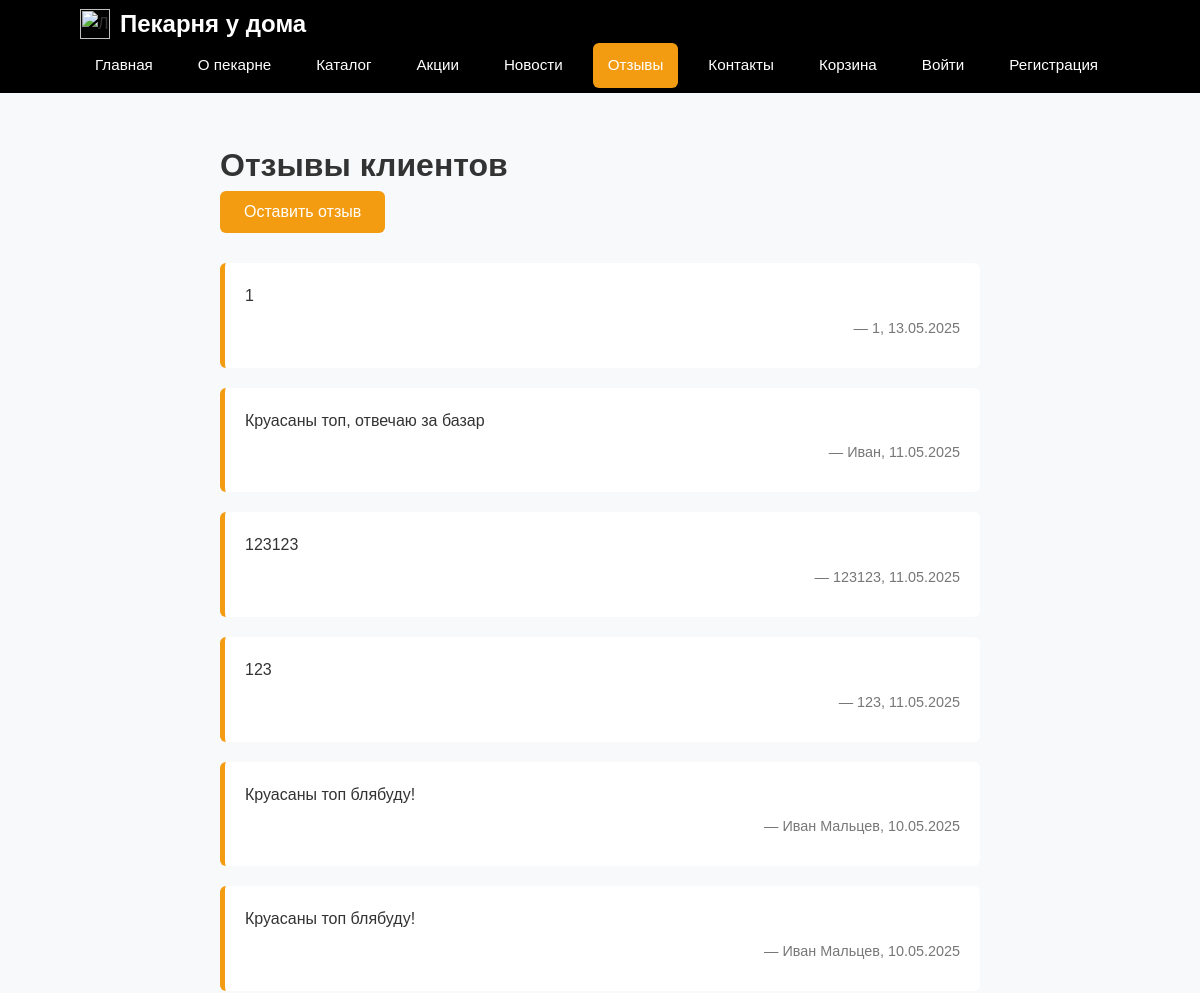
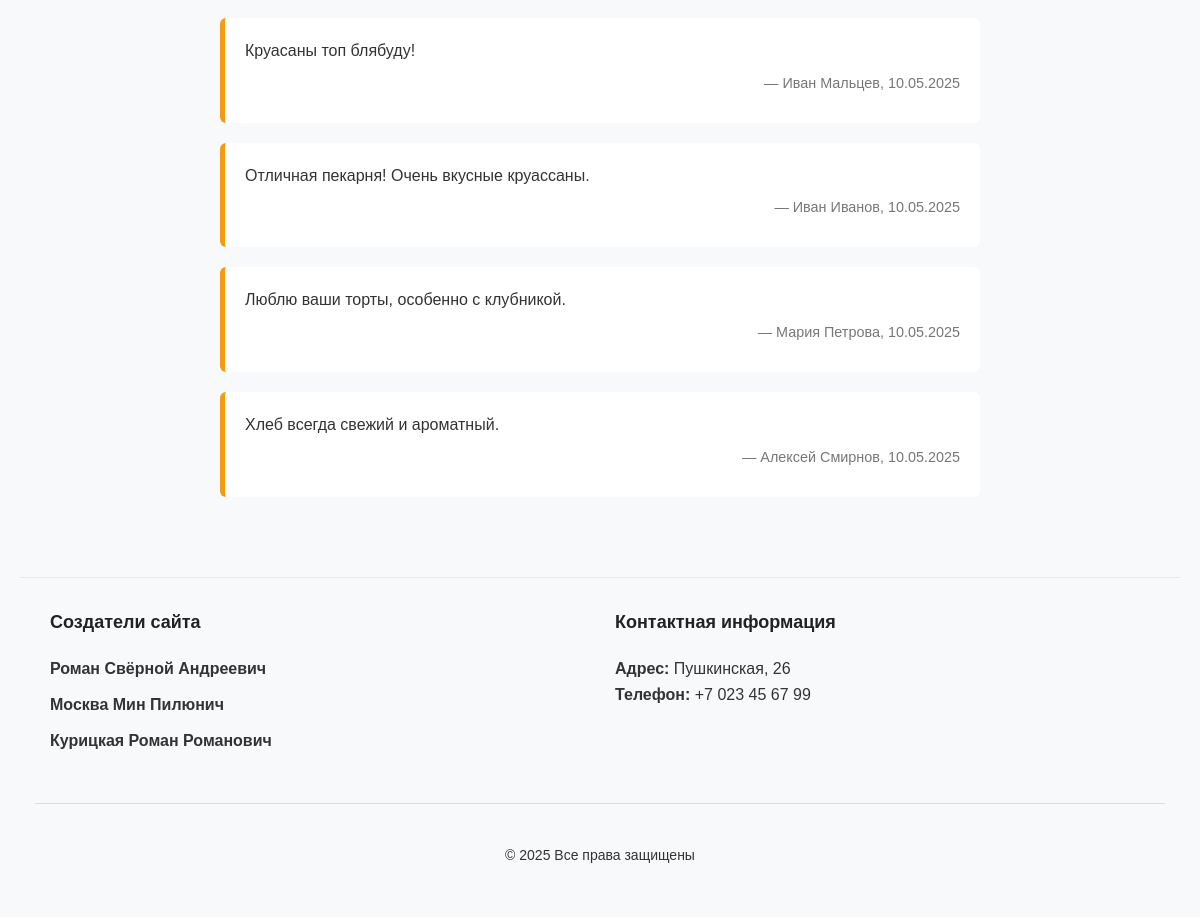
Screenshot of /reviews.php with the database file from the repository (2 pictures, top to bottom).
### tables this page shows
CREATE TABLE `reviews` (
  `id` int(11) NOT NULL,
  `name` varchar(100) NOT NULL,
  `email` varchar(100) NOT NULL,
  `message` text NOT NULL,
  `created_at` timestamp NOT NULL DEFAULT current_timestamp(),
  `user_id` int(11) NOT NULL
);

### reviews.php (the view, shortened to what this page needs)
<?php
require_once 'connect.php';
require_once 'header.php';
$reviews = [];
$result = $connect->query("SELECT name, message, created_at FROM reviews ORDER BY created_at DESC");
if ($result && $result->num_rows > 0) {
    while ($row = $result->fetch_assoc()) {
        $reviews[] = $row;
    }
}
?>
<!DOCTYPE html>
<html lang="en">
<head>
    <link rel="stylesheet" href="style.css">
</head>
<body>
</body>
</html>
<div class="reviews-container">
    <h1>Отзывы клиентов</h1>
    <button id="leaveReviewBtn">Оставить отзыв</button>
    <?php if (!empty($reviews)): ?>
        <?php foreach ($reviews as $r): ?>
            <div class="review-box">
                <p><?= htmlspecialchars($r['message']) ?></p>
                <p class="review-author">— <?= htmlspecialchars($r['name']) ?>, <?= date('d.m.Y', strtotime($r['created_at'])) ?></p>
            </div>
        <?php endforeach; ?>
    <?php else: ?>
        <p>Пока отзывов нет.</p>
    <?php endif; ?>
</div>
<?php
require_once 'footer.php';
?>

### header.php (shortened to what this page needs)
<?php
$currentPage = basename($_SERVER['PHP_SELF']);
?>
<header class="header">
    <div class="container">
        <div class="logo">
            <img src="croissant-icon.png" alt="Логотип" class="logo-img">
            <span class="logo-text">Пекарня у дома</span>
        </div>
        <nav class="menu" id="menu">
            <a href="index.php" <?= $currentPage == 'index.php' ? 'class="active"' : '' ?>>Главная</a>
            <a href="about.php" <?= $currentPage == 'about.php' ? 'class="active"' : '' ?>>О пекарне</a>
            <a href="categories.php" <?= $currentPage == 'categories.php' ? 'class="active"' : '' ?>>Каталог</a>
            <a href="sales.php" <?= $currentPage == 'sales.php' ? 'class="active"' : '' ?>>Акции</a>
            <a href="news.php" <?= $currentPage == 'news.php' ? 'class="active"' : '' ?>>Новости</a>
            <a href="reviews.php" <?= $currentPage == 'reviews.php' ? 'class="active"' : '' ?>>Отзывы</a>
            <a href="contacts.php" <?= $currentPage == 'contacts.php' ? 'class="active"' : '' ?>>Контакты</a>
            <a href="cart.php" <?= $currentPage == 'cart.php' ? 'class="active"' : '' ?>>Корзина</a>
            <?php if (isset($_SESSION['user_id'])): ?>
                <a href="profile.php" <?= $currentPage == 'profile.php' ? 'class="active"' : '' ?>>
                    <?= htmlspecialchars($_SESSION['username']) ?>
                </a>
                <a href="logout.php">Выйти</a>
            <?php else: ?>
                <a href="login.php" <?= $currentPage == 'login.php' ? 'class="active"' : '' ?>>Войти</a>
                <a href="register.php" <?= $currentPage == 'register.php' ? 'class="active"' : '' ?>>Регистрация</a>
            <?php endif; ?>
        </nav>
    </div>
</header>

### footer.php (shortened to what this page needs)
<!DOCTYPE html>
<html lang="ru">
<head>
    <link rel="stylesheet" href="style.css">
</head>
<body>
    <footer class="footer">
        <div class="footer-container">
            <div class="footer-section">
                <h3>Создатели сайта</h3>
                <p class="creator-name">Роман Свёрной Андреевич</p>
                <p class="creator-name">Москва Мин Пилюнич</p>
                <p class="creator-name">Курицкая Роман Романович</p>
            </div>
            <div class="footer-section">
                <h3>Контактная информация</h3>
                <address class="contact-info">
                    <strong>Адрес:</strong> Пушкинская, 26<br>
                    <strong>Телефон:</strong> <a href="tel:+7023456799">+7 023 45 67 99</a>
                </address>
            </div>
            <div class="footer-divider"></div>
            <div class="footer-bottom">
                <p>&copy; <?php echo date("Y"); ?> Все права защищены</p>
            </div>
        </div>
    </footer>
</body>
</html>

### style.css (style rules this page uses)
:root { --primary-color: #e67e22; --secondary-color: #d35400; --light-bg: #fff9f0; --dark-text: #333; --light-text: #777; --quote-bg: #fdebd0; --white: #fff; --black: #000; --error-color: #e74c3c; --success-color: #27ae60; --info-color: #3498db; --border-radius: 4px; --box-shadow: 0 4px 10px rgba(0,0,0,0.05); --transition: all 0.3s ease; }
* { margin: 0; padding: 0; box-sizing: border-box; }
body { font-family: 'Roboto', 'Arial', sans-serif; line-height: 1.6; color: var(--dark-text); background-color: var(--light-bg); padding-top: 80px; }
.header { background-color: var(--black); padding: 5px 0; position: fixed; width: 100%; top: 0; left: 0; z-index: 999; }
.container { width: 90%; max-width: 1200px; margin: 0 auto; padding: 0 20px; justify-content: space-between; align-items: center; flex-wrap: nowrap; }
.logo { display: flex; align-items: center; white-space: nowrap; }
.logo-img { width: 30px; height: 30px; margin-right: 10px; }
.logo-text { font-size: 1.3rem; font-weight: bold; color: var(--white); white-space: nowrap; font-size: 1.5rem; margin-right: 10px; }
.menu { display: flex; gap: 15px; flex-shrink: 0; }
.menu a { font-size: 0.95rem; color: var(--white); text-decoration: none; padding: 10px 15px; border-radius: var(--border-radius); transition: background-color 0.2s ease, color 0.2s ease; }
.menu a.active { background-color: var(--primary-color); color: var(--white); }
:root { --primary-color: #f39c12; --success-color: #27ae60; --error-color: #e74c3c; --white: #ffffff; --light-bg: #fefcf9; --gray-border: #ddd; --border-radius: 6px; --transition: 0.3s ease; }
body { font-family: Arial, sans-serif; background-color: #f8f9fa; margin: 0; padding: 20px; }
.footer { background-color: #f8f9fa; padding: 30px 0; border-top: 1px solid #e7e7e7; }
.footer-container { display: flex; flex-wrap: wrap; justify-content: space-between; max-width: 1200px; margin: 0 auto; padding: 0 15px; }
.footer-section { flex: 1; min-width: 250px; margin-bottom: 20px; padding: 0 15px; }
.footer-section h3 { font-size: 18px; margin-bottom: 20px; color: #222; }
.footer-section p, .footer-section address { line-height: 1.6; margin-bottom: 10px; }
.footer-divider { width: 100%; height: 1px; background-color: #ddd; margin: 20px 0; }
.footer-bottom { width: 100%; text-align: center; padding-top: 20px; font-size: 14px; }
.creator-name { font-weight: bold; margin-bottom: 5px; }
.contact-info { font-style: normal; }
.contact-info a { color: var(--dark-text); text-decoration: none; }
.reviews-container { max-width: 800px; margin: 100px auto 40px; padding: 20px; font-family: Arial, sans-serif; }
.review-box { background-color: #fff; border-left: 5px solid #f39c12; padding: 20px; margin-bottom: 20px; border-radius: 6px; animation: fadeIn 0.5s ease-in-out; }
.review-box p { margin: 0 0 8px; }
.review-author { font-size: 0.9rem; color: #777; text-align: right; }
button#leaveReviewBtn { padding: 12px 24px; background-color: #f39c12; color: white; border: none; border-radius: 6px; cursor: pointer; margin-bottom: 30px; font-size: 1rem; }

### rows the page displays
reviews: message "1", name "1", created_at "13.05.2025"
reviews: message "Круасаны топ, отвечаю за базар", name "Иван", created_at "11.05.2025"
reviews: message "123123", name "123123", created_at "11.05.2025"
reviews: message "123", name "123", created_at "11.05.2025"
reviews: message "Круасаны топ блябуду!", name "Иван Мальцев", created_at "10.05.2025"
reviews: message "Круасаны топ блябуду!", name "Иван Мальцев", created_at "10.05.2025"
reviews: message "Круасаны топ блябуду!", name "Иван Мальцев", created_at "10.05.2025"
reviews: message "Отличная пекарня! Очень вкусные круассаны.", name "Иван Иванов", created_at "10.05.2025"
reviews: message "Люблю ваши торты, особенно с клубникой.", name "Мария Петрова", created_at "10.05.2025"
reviews: message "Хлеб всегда свежий и ароматный.", name "Алексей Смирнов", created_at "10.05.2025"
